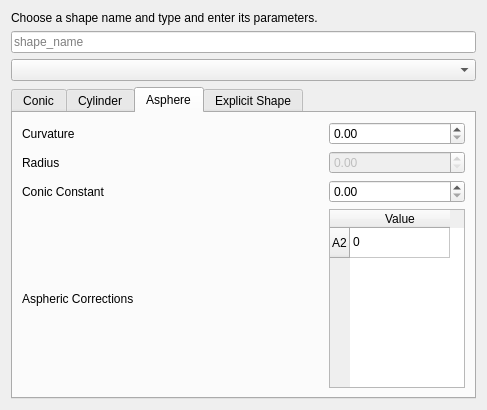
<?xml version="1.0" encoding="UTF-8"?>
<ui version="4.0">
 <class>Dialog</class>
 <widget class="QDialog" name="Dialog">
  <property name="geometry">
   <rect>
    <x>0</x>
    <y>0</y>
    <width>487</width>
    <height>410</height>
   </rect>
  </property>
  <property name="windowTitle">
   <string>Dialog</string>
  </property>
  <layout class="QGridLayout" name="gridLayout">
   <item row="0" column="0">
    <widget class="QLabel" name="label">
     <property name="text">
      <string>Choose a shape name and type and enter its parameters.</string>
     </property>
     <property name="wordWrap">
      <bool>true</bool>
     </property>
    </widget>
   </item>
   <item row="1" column="0">
    <widget class="QLineEdit" name="lineEditName">
     <property name="placeholderText">
      <string>shape_name</string>
     </property>
    </widget>
   </item>
   <item row="2" column="0">
    <widget class="QComboBox" name="comboBoxOS"/>
   </item>
   <item row="3" column="0">
    <widget class="QTabWidget" name="tabWidget">
     <property name="currentIndex">
      <number>2</number>
     </property>
     <widget class="QWidget" name="tabConicShape">
      <attribute name="title">
       <string>Conic</string>
      </attribute>
      <layout class="QGridLayout" name="gridLayout_2">
       <item row="1" column="1">
        <widget class="QDoubleSpinBox" name="doubleSpinBoxRadiusConic">
         <property name="enabled">
          <bool>false</bool>
         </property>
         <property name="readOnly">
          <bool>false</bool>
         </property>
         <property name="decimals">
          <number>8</number>
         </property>
         <property name="minimum">
          <double>0.000000000000000</double>
         </property>
        </widget>
       </item>
       <item row="0" column="0">
        <widget class="QLabel" name="label_2">
         <property name="text">
          <string>Curvature</string>
         </property>
        </widget>
       </item>
       <item row="0" column="1">
        <widget class="QDoubleSpinBox" name="doubleSpinBoxCurvature">
         <property name="decimals">
          <number>8</number>
         </property>
         <property name="minimum">
          <double>-1000.000000000000000</double>
         </property>
         <property name="maximum">
          <double>1000.000000000000000</double>
         </property>
         <property name="singleStep">
          <double>0.001000000000000</double>
         </property>
        </widget>
       </item>
       <item row="1" column="0">
        <widget class="QLabel" name="label_6">
         <property name="text">
          <string>Radius</string>
         </property>
        </widget>
       </item>
       <item row="2" column="1">
        <widget class="QDoubleSpinBox" name="doubleSpinBoxConicConstantConic">
         <property name="decimals">
          <number>8</number>
         </property>
         <property name="minimum">
          <double>-99.000000000000000</double>
         </property>
         <property name="singleStep">
          <double>1.000000000000000</double>
         </property>
        </widget>
       </item>
       <item row="2" column="0">
        <widget class="QLabel" name="label_3">
         <property name="text">
          <string>Conic Constant</string>
         </property>
        </widget>
       </item>
      </layout>
     </widget>
     <widget class="QWidget" name="tabCylinderShape">
      <attribute name="title">
       <string>Cylinder</string>
      </attribute>
      <layout class="QGridLayout" name="gridLayout_4">
       <item row="0" column="0">
        <widget class="QLabel" name="label_4">
         <property name="text">
          <string>Curvature</string>
         </property>
        </widget>
       </item>
       <item row="2" column="0">
        <widget class="QLabel" name="label_10">
         <property name="text">
          <string>Conic Constant</string>
         </property>
        </widget>
       </item>
       <item row="1" column="0">
        <widget class="QLabel" name="label_5">
         <property name="text">
          <string>Radius</string>
         </property>
        </widget>
       </item>
       <item row="2" column="1">
        <widget class="QDoubleSpinBox" name="doubleSpinBoxConicConstantCylinder">
         <property name="decimals">
          <number>8</number>
         </property>
         <property name="minimum">
          <double>-100.000000000000000</double>
         </property>
         <property name="maximum">
          <double>100.000000000000000</double>
         </property>
         <property name="singleStep">
          <double>1.000000000000000</double>
         </property>
        </widget>
       </item>
       <item row="1" column="1">
        <widget class="QDoubleSpinBox" name="doubleSpinBoxRadiusCylinder">
         <property name="enabled">
          <bool>false</bool>
         </property>
         <property name="decimals">
          <number>8</number>
         </property>
        </widget>
       </item>
       <item row="0" column="1">
        <widget class="QDoubleSpinBox" name="doubleSpinBoxCurvatureCylinder"/>
       </item>
      </layout>
     </widget>
     <widget class="QWidget" name="tabAsphereShape">
      <attribute name="title">
       <string>Asphere</string>
      </attribute>
      <layout class="QGridLayout" name="gridLayout_3">
       <item row="0" column="0">
        <widget class="QLabel" name="label_13">
         <property name="text">
          <string>Curvature</string>
         </property>
        </widget>
       </item>
       <item row="2" column="1">
        <widget class="QDoubleSpinBox" name="doubleSpinBoxConicConstantAsphere"/>
       </item>
       <item row="1" column="0">
        <widget class="QLabel" name="label_14">
         <property name="text">
          <string>Radius</string>
         </property>
        </widget>
       </item>
       <item row="2" column="0">
        <widget class="QLabel" name="label_15">
         <property name="text">
          <string>Conic Constant</string>
         </property>
        </widget>
       </item>
       <item row="0" column="1">
        <widget class="QDoubleSpinBox" name="doubleSpinBoxCurvatureAsphere"/>
       </item>
       <item row="1" column="1">
        <widget class="QDoubleSpinBox" name="doubleSpinBoxRadiusAsphere">
         <property name="enabled">
          <bool>false</bool>
         </property>
        </widget>
       </item>
       <item row="3" column="0">
        <widget class="QLabel" name="label_16">
         <property name="text">
          <string>Aspheric Corrections</string>
         </property>
        </widget>
       </item>
       <item row="3" column="1">
        <widget class="QTableWidget" name="tableWidgetCorrectionsAsphere">
         <property name="sizePolicy">
          <sizepolicy hsizetype="Maximum" vsizetype="Expanding">
           <horstretch>0</horstretch>
           <verstretch>0</verstretch>
          </sizepolicy>
         </property>
         <property name="sizeAdjustPolicy">
          <enum>QAbstractScrollArea::AdjustToContents</enum>
         </property>
         <row>
          <property name="text">
           <string>A2</string>
          </property>
         </row>
         <column>
          <property name="text">
           <string>Value</string>
          </property>
         </column>
         <item row="0" column="0">
          <property name="text">
           <string>0</string>
          </property>
         </item>
        </widget>
       </item>
      </layout>
     </widget>
     <widget class="QWidget" name="tabExplicitShape">
      <attribute name="title">
       <string>Explicit Shape</string>
      </attribute>
      <layout class="QGridLayout" name="gridLayout_5">
       <item row="2" column="1">
        <widget class="QComboBox" name="comboBox_FOf_grad"/>
       </item>
       <item row="2" column="0">
        <widget class="QLabel" name="label_8">
         <property name="text">
          <string>grad f(x, y)</string>
         </property>
         <property name="wordWrap">
          <bool>true</bool>
         </property>
        </widget>
       </item>
       <item row="3" column="1">
        <widget class="QComboBox" name="comboBox_FOf_hess"/>
       </item>
       <item row="1" column="1">
        <widget class="QComboBox" name="comboBox_FOf_sag"/>
       </item>
       <item row="3" column="2">
        <widget class="QComboBox" name="comboBox_FO_hess"/>
       </item>
       <item row="1" column="2">
        <widget class="QComboBox" name="comboBox_FO_sag"/>
       </item>
       <item row="2" column="2">
        <widget class="QComboBox" name="comboBox_FO_grad"/>
       </item>
       <item row="1" column="0">
        <widget class="QLabel" name="label_7">
         <property name="text">
          <string>f(x, y)</string>
         </property>
         <property name="wordWrap">
          <bool>true</bool>
         </property>
        </widget>
       </item>
       <item row="0" column="2">
        <widget class="QLabel" name="label_12">
         <property name="text">
          <string>Function Object</string>
         </property>
         <property name="wordWrap">
          <bool>true</bool>
         </property>
        </widget>
       </item>
       <item row="3" column="0">
        <widget class="QLabel" name="label_9">
         <property name="text">
          <string>Hessian f(x, y)</string>
         </property>
         <property name="wordWrap">
          <bool>true</bool>
         </property>
        </widget>
       </item>
       <item row="0" column="1">
        <widget class="QLabel" name="label_11">
         <property name="text">
          <string>Function Name in Function Object</string>
         </property>
         <property name="wordWrap">
          <bool>true</bool>
         </property>
        </widget>
       </item>
      </layout>
     </widget>
    </widget>
   </item>
  </layout>
 </widget>
 <resources/>
 <connections/>
</ui>
